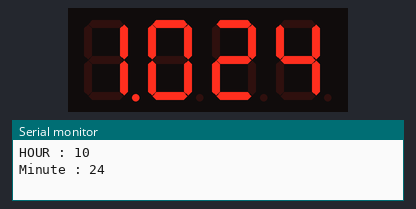
This sketch was run on a simulated Arduino Uno, built with avr-gcc and run on an emulated ATmega328P. Shown: 4-digit seven-segment display, the last lines printed to the serial monitor. The local clock reads 2024-03-15 10:24:30 at power-on unless the sketch sets it.

Above: at 0.1 s.
At 29.8 s:
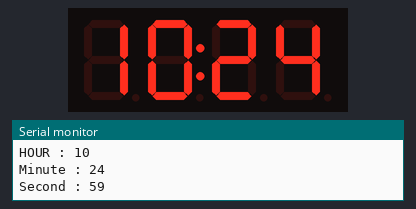
At 63.5 s:
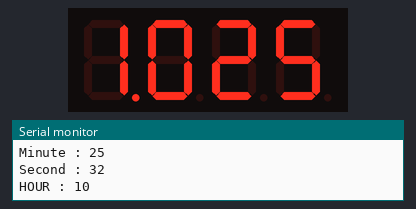
At 128.0 s:
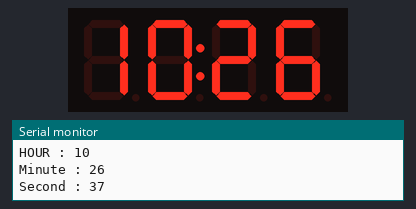

The sketch:

015_rtc_tm1637.ino
```cpp
#include <ThreeWire.h>  //RTC
#include <RtcDS1302.h> //RTC
#include <TM1637Display.h> //TM1637

//TM1637
#define CLK1 2
#define DIO1 3
TM1637Display display1(CLK1, DIO1);

//RTC
ThreeWire myWire(7,6,8); // IO, SCLK, CE
RtcDS1302<ThreeWire> Rtc(myWire);

//시계 가운데 콜론표기
bool dot_sw = false;

void setup() {
  Serial.begin(9600);
  display1.setBrightness(0x0f); //밝기를 최대로 해라

    Serial.print("compiled: ");
    Serial.print(__DATE__);
    Serial.println(__TIME__);

    //RTC모듈을 시작하고 현재 컴퓨터의 시간값을 기록한다!
    Rtc.Begin();
    RtcDateTime compiled = RtcDateTime(__DATE__, __TIME__);
    if (!Rtc.IsDateTimeValid())
    {
        Serial.println("RTC lost confidence in the DateTime!");
        Rtc.SetDateTime(compiled);
    }

    if (Rtc.GetIsWriteProtected())
    {
        Serial.println("RTC was write protected, enabling writing now");
        Rtc.SetIsWriteProtected(false);
    }

    if (!Rtc.GetIsRunning())
    {
        Serial.println("RTC was not actively running, starting now");
        Rtc.SetIsRunning(true);
    }

    RtcDateTime now = Rtc.GetDateTime();
    if (now < compiled)
    {
        Serial.println("RTC is older than compile time!  (Updating DateTime)");
        Rtc.SetDateTime(compiled);
    }
    else if (now > compiled)
    {
        Serial.println("RTC is newer than compile time. (this is expected)");
    }
    else if (now == compiled)
    {
        Serial.println("RTC is the same as compile time! (not expected but all is fine)");
    }

}

void loop() {
  //RTC모듈의 시간값을 가지고 온다!
  RtcDateTime now = Rtc.GetDateTime();
  //시간과 분을 FND모듈에 출력한다!
  if(dot_sw){
    display1.showNumberDecEx(now.Hour()*100+now.Minute(), 0x40, true);
    dot_sw = !dot_sw;
  }else{
    display1.showNumberDecEx(now.Hour()*100+now.Minute(), 0x80, true);
    dot_sw = !dot_sw;
  }


  Serial.print("HOUR : ");
  Serial.println(now.Hour());
  Serial.print("Minute : ");
  Serial.println(now.Minute());
  Serial.print("Second : ");
  Serial.println(now.Second());

  delay(1000); //1초간격으로 한다!
}
```

Measured:
- what the display in image 1 shows lasts 1.1 s, from 29.7 s to 30.8 s
